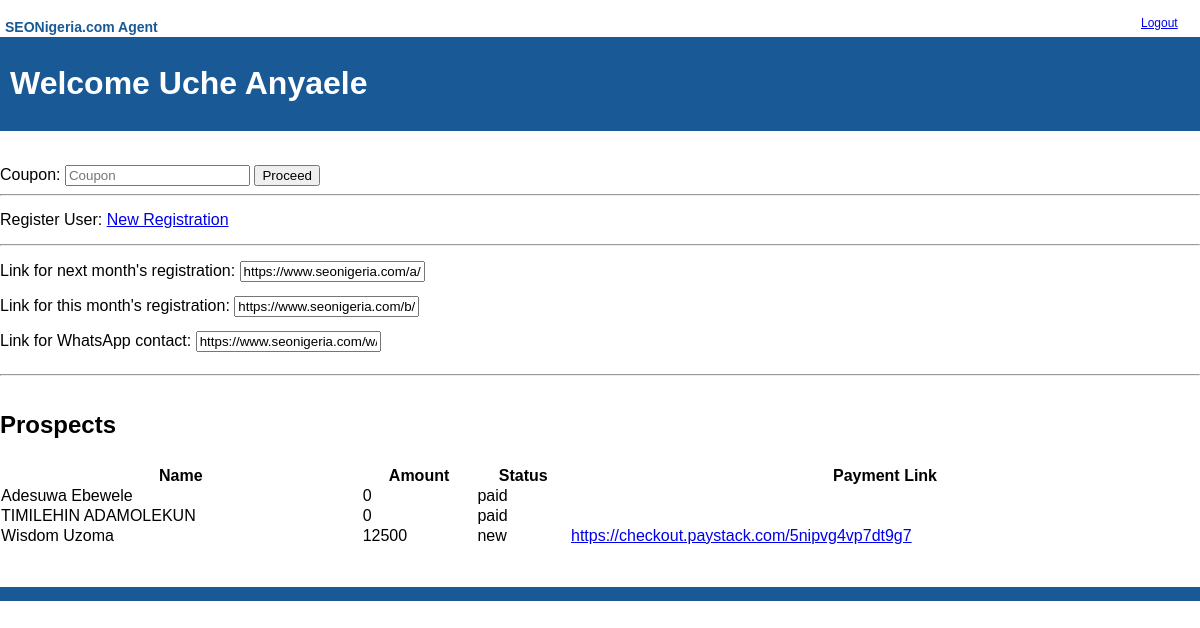
The app's page /agent/index.php (signed in) with its own data.
### tables this page shows
CREATE TABLE `registration` (
  `id` int(11) NOT NULL AUTO_INCREMENT,
  `firstname` varchar(50) NOT NULL,
  `lastname` varchar(50) NOT NULL,
  `email` varchar(50) NOT NULL,
  `telephone` varchar(20) NOT NULL,
  `amount` int(11) NOT NULL,
  `status` enum('new','paid','failed') NOT NULL DEFAULT 'new',
  `course_id` int(11) NOT NULL,
  `coupon_name` varchar(20) NOT NULL,
  `seats` tinyint(4) NOT NULL DEFAULT '1',
  `class_day` enum('monday','tuesday','wednesday','thursday','friday','saturday','') NOT NULL DEFAULT '',
  `month_year` varchar(15) NOT NULL,
  `week1` enum('0','1') NOT NULL DEFAULT '0',
  `week2` enum('0','1') NOT NULL DEFAULT '0',
  `week3` enum('0','1') NOT NULL DEFAULT '0',
  `week4` enum('0','1') NOT NULL DEFAULT '0',
  `agent_id` int(11) NOT NULL,
  `ref` varchar(50) NOT NULL,
  `pay_url` varchar(100) NOT NULL,
  `date_changed` timestamp NOT NULL DEFAULT CURRENT_TIMESTAMP ON UPDATE CURRENT_TIMESTAMP,
  PRIMARY KEY (`id`),
  UNIQUE KEY `email` (`email`,`course_id`,`coupon_name`,`month_year`)
);

### agent/index.php (the view, shortened to what this page needs)
<?php
require_once '../includes/session_control.php';
function get_prospects ($link){
    $sql = "SELECT `firstname`,`lastname`,`email`,`telephone`,`amount`,`status`, `pay_url`
    FROM `registration`
    WHERE `agent_id` = '".$_SESSION['userid']."'";
    $result = @mysqli_query($link, $sql);
    $tr = "";
    while ($rows = @mysqli_fetch_assoc($result)){
        $tr .= "<tr>
        <td data-toggle=\"tooltip\" title=\"$rows[telephone] $rows[email]\">$rows[firstname] $rows[lastname]</td>
        <td>$rows[amount]</td>
        <td>$rows[status]</td>
        <td><a href=\"$rows[pay_url]\">$rows[pay_url]</a></td>
        </tr>";
    }
    return $tr;
}
?>
<!DOCTYPE html>
<html lang="en">
<head>
    <link rel="stylesheet" href="css.css">
</head>
<body>
    <div class="container">
        <div class="top">
            <div class="titl">
                SEONigeria.com Agent
            </div>
            <div class="nav">
                <a href="?logoff=1">Logout</a>
            </div>
        </div>
        <div class="header">
            <h1>Welcome <?php echo $_SESSION['name']; ?></h1>
        </div>
        <div class="content">
            <div class="formtop">
                <form action="index.php" method="get" target="_blank">
                Coupon:
                <input type="text" name="coupon" id="coupon" placeholder="Coupon">
                <button type="submit">Proceed</button>
                </form>
                <hr>
                <div class="">Register User: <a href="https://www.seonigeria.com/mobile-pro-registration.php?agent=<?php echo $_SESSION['email']; ?>&coupon=<?php echo (!empty($_GET['coupon'])) ? $_GET['coupon'] : "" ; ?>" target="_blank">New Registration</a></div>
                <hr>
                <div class="">Link for next month's registration: <input type="text" value="https://www.seonigeria.com/a/<?php echo $_SESSION['code']; ?>/<?php echo (!empty($_GET['coupon'])) ? $_GET['coupon'] : "" ; ?>" id="nxt_mnth"></div>
                <div class="">Link for this month's registration: <input type="text" value="https://www.seonigeria.com/b/<?php echo $_SESSION['code']; ?>/<?php echo (!empty($_GET['coupon'])) ? $_GET['coupon'] : "" ; ?>" id="ths_mnth"></div>
                <div class="">Link for WhatsApp contact: <input type="text" value="https://www.seonigeria.com/w/<?php echo $_SESSION['code']; ?>/<?php echo (!empty($_GET['coupon'])) ? $_GET['coupon'] : "" ; ?>" id="nxt_whatsapp"></div>
            </div>
            <hr style="color: rgb(24, 89, 150);">
            <div class="content_main">
                <h2>Prospects</h2>
                <div class="table-responsive">
                    <table class="table table-bordered" id="dataTable" width="100%" cellspacing="0">
                    <thead>
                        <tr>
                        <th>Name</th>
                        <th>Amount</th>
                        <th>Status</th>
                        <th>Payment Link</th>
                        </tr>
                    </thead>
                    <tbody>
                        <?php
                            $prospect_table = get_prospects ($link);
                            echo $prospect_table;
                        ?>
                    </tbody>
                    </table>
                </div>
            </div>
        </div>
        <div class="footer">
        </div>
    </div>
</body>
</html>

### agent/css.css (style rules this page uses)
body { font-family: Tahoma, Verdana, Geneva, sans-serif; font-size: 16px; margin: 0; }
.header, .footer { background-color: rgb(24, 89, 150); margin-top: 20px; margin-bottom: 20px; color: #FFFFFF; padding-left: 10px; padding-right: 10px; }
.top { background-color: #FFFFFF; padding: 5px; }
.titl { width: 200px; float: left; font-size: 14px; font-weight: bold; color: rgb(24, 89, 150); }
.nav { width: 50px; float: right; font-size: 12px; padding: 4px; }
div { padding-top: 7px; padding-bottom: 7px; }

### records on screen
registration: firstname "Adesuwa", lastname "Ebewele", amount "0", status "paid"
registration: firstname "TIMILEHIN", lastname "ADAMOLEKUN", amount "0", status "paid"
registration: firstname "Wisdom", lastname "Uzoma", amount "12500", status "new", pay_url "https://checkout.paystack.com/5nipvg4vp7dt9g7"

### other values on screen
$_SESSION['name'] "Uche Anyaele"
